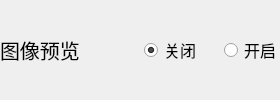
     <widget class="QWidget" name="horizontalWidget_16" native="true">
      <layout class="QHBoxLayout" name="horizontalLayout_51">
       <property name="spacing">
        <number>0</number>
       </property>
       <property name="leftMargin">
        <number>0</number>
       </property>
       <property name="topMargin">
        <number>0</number>
       </property>
       <property name="rightMargin">
        <number>0</number>
       </property>
       <property name="bottomMargin">
        <number>0</number>
       </property>
       <item>
        <widget class="QLabel" name="label_66">
         <property name="font">
          <font>
           <family>思源黑体</family>
           <pointsize>15</pointsize>
          </font>
         </property>
         <property name="text">
          <string>图像预览</string>
         </property>
        </widget>
       </item>
       <item>
        <spacer name="horizontalSpacer_5">
         <property name="orientation">
          <enum>Qt::Orientation::Horizontal</enum>
         </property>
         <property name="sizeHint" stdset="0">
          <size>
           <width>40</width>
           <height>20</height>
          </size>
         </property>
        </spacer>
       </item>
       <item>
        <widget class="QRadioButton" name="radioButton_preview_off">
         <property name="minimumSize">
          <size>
           <width>80</width>
           <height>42</height>
          </size>
         </property>
         <property name="maximumSize">
          <size>
           <width>16777215</width>
           <height>16777215</height>
          </size>
         </property>
         <property name="font">
          <font>
           <family>思源黑体</family>
           <pointsize>12</pointsize>
          </font>
         </property>
         <property name="cursor">
          <cursorShape>PointingHandCursor</cursorShape>
         </property>
         <property name="styleSheet">
          <string notr="true">border-top-left-radius:10px;
border-bottom-left-radius:10px;
padding-left: 24px;</string>
         </property>
         <property name="text">
          <string>关闭</string>
         </property>
         <property name="checked">
          <bool>true</bool>
         </property>
        </widget>
       </item>
       <item>
        <widget class="QRadioButton" name="radioButton_preview_on">
         <property name="minimumSize">
          <size>
           <width>80</width>
           <height>42</height>
          </size>
         </property>
         <property name="maximumSize">
          <size>
           <width>16777215</width>
           <height>16777215</height>
          </size>
         </property>
         <property name="font">
          <font>
           <family>思源黑体</family>
           <pointsize>12</pointsize>
          </font>
         </property>
         <property name="cursor">
          <cursorShape>PointingHandCursor</cursorShape>
         </property>
         <property name="styleSheet">
          <string notr="true">padding-left: 24px;
border-top-right-radius:10px;
border-bottom-right-radius:10px;</string>
         </property>
         <property name="text">
          <string>开启</string>
         </property>
         <property name="checked">
          <bool>false</bool>
         </property>
        </widget>
       </item>
      </layout>
     </widget>
